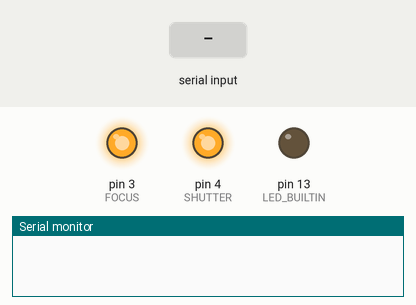
Simulated run of this sketch. Board: Arduino Uno, built with avr-gcc and run on an emulated ATmega328P. On the bench: output pins drawn as LEDs (lit = HIGH), the last lines printed to the serial monitor. The inputs (shaded band) are chosen by the test bench. Pins used as bus, display or sensor lines are not drawn.

Above: at 1.2 s.
1.3 s: "90,45\n" received over Serial
At 2.5 s:
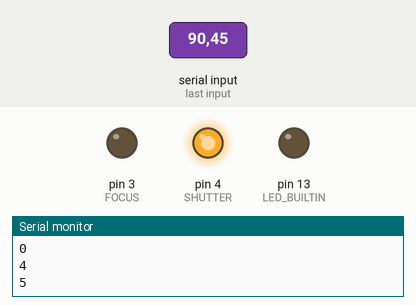
2.8 s: "30,150\n" received over Serial
At 3.7 s:
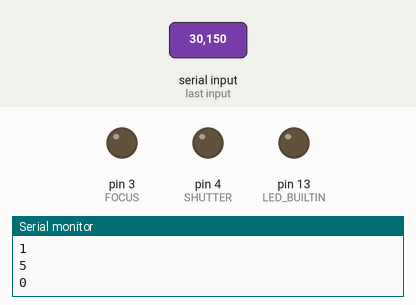
4.3 s: "5\n" received over Serial
At 4.7 s:
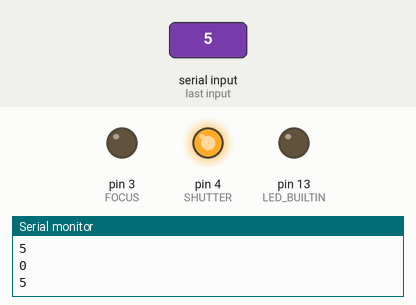
5.8 s: "90\n" received over Serial
At 7.0 s:
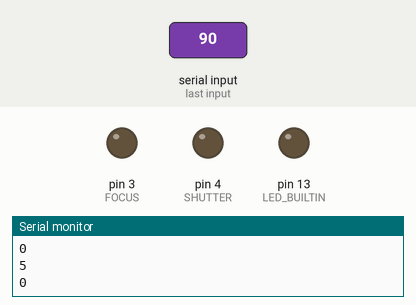
Timing chart, 0 to 8.3 s (numbered marks = the images above; inputs shaded):
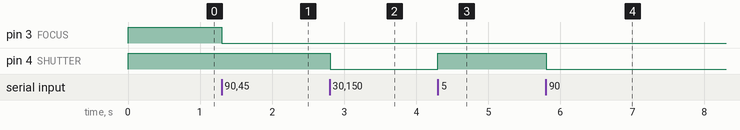

Measured:
- after the input at 1.3 s, pin 3 (FOCUS): HIGH → LOW at once
- after the input at 2.8 s, pin 4 (SHUTTER): HIGH → LOW at once
- after the input at 4.3 s, pin 4 (SHUTTER): LOW → HIGH at once
- after the input at 5.8 s, pin 4 (SHUTTER): HIGH → LOW at once

The sketch:

Camserial.ino
```cpp
int POWER = 1;
int FOCUS = 3;
int SHUTTER = 4;

// the setup function runs once when you press reset or power the board
void setup() {
  Serial.begin(9600);

  pinMode(LED_BUILTIN, OUTPUT);
  pinMode(POWER, OUTPUT);
  pinMode(FOCUS, OUTPUT);
  pinMode(SHUTTER, OUTPUT);

  digitalWrite(LED_BUILTIN, LOW);
  digitalWrite(POWER, LOW);
  digitalWrite(FOCUS, HIGH);
  digitalWrite(SHUTTER, HIGH);

}

// the loop function runs over and over again forever
void loop() {
  if (Serial.available() > 0) {
    int incomingByte = Serial.read() - 48;
    if(incomingByte >= 0 && incomingByte < 8) {
      digitalWrite(POWER, (incomingByte & 1) > 0);
      digitalWrite(FOCUS, (incomingByte & 2) > 0);
      digitalWrite(SHUTTER, (incomingByte & 4) > 0);
      Serial.println(incomingByte, DEC);
    }
  }
}
```
